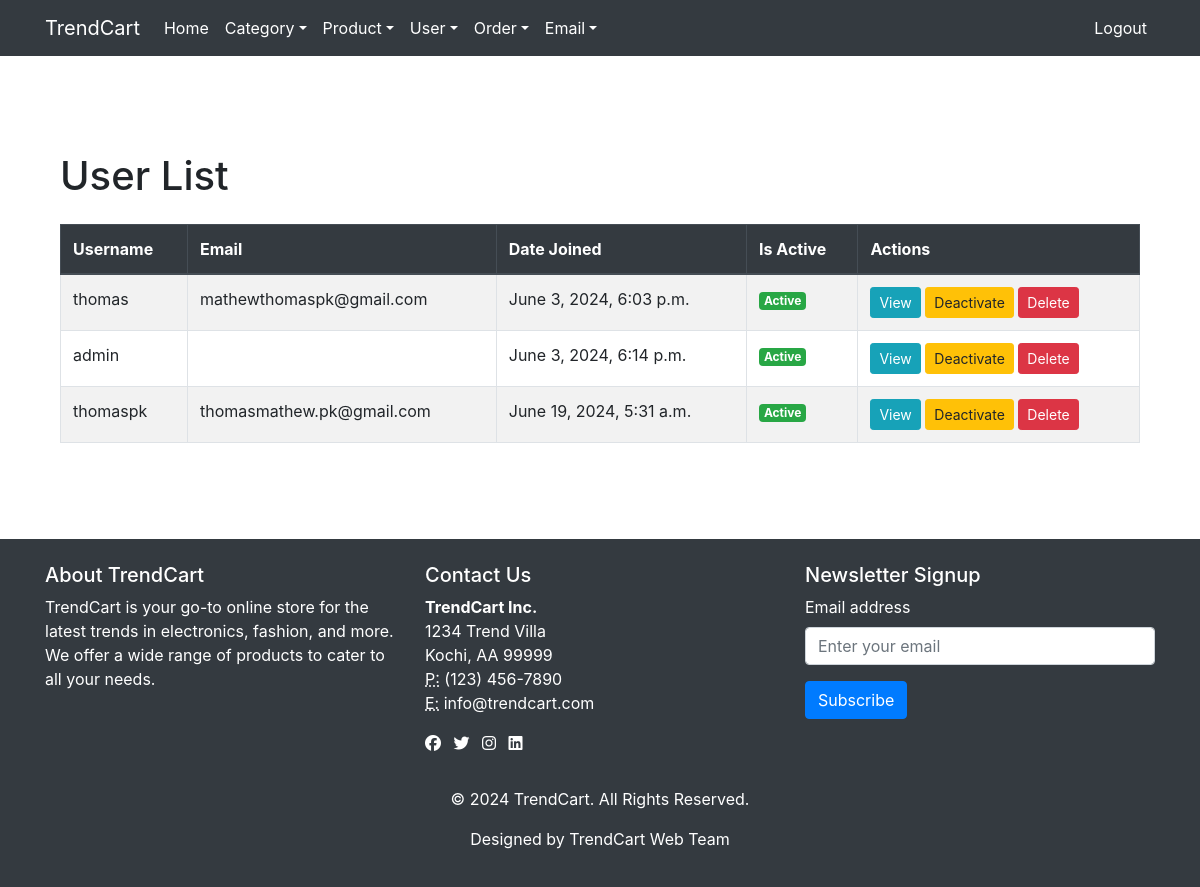
The page /user_list (signed in) on the database its author committed.
### Accounts/models.py (models this page shows, shortened)
class CustomUser(AbstractUser):
    phone=models.IntegerField(default=0)

### Accounts/views.py (the view)
# urls.py: path('user_list',views.user_list,name="user_list"),
@user_passes_test(lambda u: u.is_superuser)
def user_list(request):
    users = CustomUser.objects.all()
    return render(request,template_name='viewuserslist.html',context={'users':users})

### Category/context_processors.py (called while the page is built)
def menu_links(request):
    c=Maincategory.objects.all()
    return {'links':c}

### templates/viewuserslist.html
 {% extends 'base.html' %}
{% load static %}
{% block content %}
<div class="container my-5">
        <h1 class="mb-4">User List</h1>
        <table class="table table-striped table-bordered">
            <thead class="thead-dark">
                <tr>
                    <th>Username</th>
                    <th>Email</th>
                    <th>Date Joined</th>
                    <th>Is Active</th>
                    <th>Actions</th>
                </tr>
            </thead>
            <tbody>
                {% for user in users %}
                <tr>
                    <td>{{ user.username }}</td>
                    <td>{{ user.email }}</td>
                    <td>{{ user.date_joined }}</td>
                    <td>
                        {% if user.is_active %}
                            <span class="badge badge-success">Active</span>
                        {% else %}
                            <span class="badge badge-secondary">Inactive</span>
                        {% endif %}
                    </td>
                    <td>
                        <a href="{% url 'Accounts:user_detail' user.id %}" class="btn btn-info btn-sm">View</a>
                        {% if user.is_active %}
                            <a href="{% url 'Accounts:deactivate_user' user.id %}" class="btn btn-warning btn-sm">Deactivate</a>
                        {% else %}
                           <a href="{% url 'Accounts:activate_user' user.id %}" class="btn btn-warning btn-sm">Activate</a>
                        {% endif %}
                        <a href="{% url 'Accounts:delete_user' user.id %}" class="btn btn-danger btn-sm">Delete</a>
                    </td>
                </tr>
                {% endfor %}
            </tbody>
        </table>
    </div>
{% endblock %}

### templates/base.html (style rules this page uses)
html, body { height: 100%; margin: 0; }
body { display: flex; flex-direction: column; }

### rows shown on the page
CustomUser: username "thomas", email "mathewthomaspk@gmail.com", date_joined "June 3, 2024, 6:03 p.m.", is_active "Active"
CustomUser: username "admin", date_joined "June 3, 2024, 6:14 p.m.", is_active "Active"
CustomUser: username "thomaspk", email "thomasmathew.pk@gmail.com", date_joined "June 19, 2024, 5:31 a.m.", is_active "Active"
